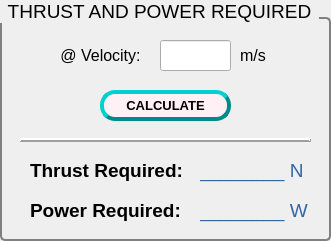
   <widget class="QGroupBox" name="thrustPowerReq_groupBox">
    <property name="geometry">
     <rect>
      <x>380</x>
      <y>150</y>
      <width>331</width>
      <height>241</height>
     </rect>
    </property>
    <property name="sizePolicy">
     <sizepolicy hsizetype="Fixed" vsizetype="Fixed">
      <horstretch>0</horstretch>
      <verstretch>0</verstretch>
     </sizepolicy>
    </property>
    <property name="styleSheet">
     <string notr="true">QGroupBox
{
		font-size: 14pt;
		border: 2px solid gray;
		border-radius: 5px;
		margin-top: 17px;
}

QGroupBox::title
{
		subcontrol-origin: margin;
		subcontrol-position: top left;
		padding: 0 5px;
}
</string>
    </property>
    <property name="title">
     <string>THRUST AND POWER REQUIRED</string>
    </property>
    <widget class="QLabel" name="thrustPowerReqVel_label">
     <property name="geometry">
      <rect>
       <x>20</x>
       <y>40</y>
       <width>161</width>
       <height>31</height>
      </rect>
     </property>
     <property name="sizePolicy">
      <sizepolicy hsizetype="Fixed" vsizetype="Fixed">
       <horstretch>0</horstretch>
       <verstretch>0</verstretch>
      </sizepolicy>
     </property>
     <property name="text">
      <string>&lt;html&gt;&lt;head/&gt;&lt;body&gt;&lt;p&gt;&lt;span style=&quot; font-size:12pt;&quot;&gt;@ Velocity:&lt;/span&gt;&lt;/p&gt;&lt;/body&gt;&lt;/html&gt;</string>
     </property>
     <property name="alignment">
      <set>Qt::AlignCenter</set>
     </property>
    </widget>
    <widget class="QLineEdit" name="thrustPowerReqVel_lineEdit">
     <property name="geometry">
      <rect>
       <x>160</x>
       <y>40</y>
       <width>71</width>
       <height>31</height>
      </rect>
     </property>
     <property name="sizePolicy">
      <sizepolicy hsizetype="Fixed" vsizetype="Fixed">
       <horstretch>0</horstretch>
       <verstretch>0</verstretch>
      </sizepolicy>
     </property>
     <property name="alignment">
      <set>Qt::AlignCenter</set>
     </property>
     <property name="cursorMoveStyle">
      <enum>Qt::LogicalMoveStyle</enum>
     </property>
     <property name="clearButtonEnabled">
      <bool>true</bool>
     </property>
    </widget>
    <widget class="QLabel" name="thrustPowerReqVelms_label">
     <property name="geometry">
      <rect>
       <x>240</x>
       <y>40</y>
       <width>31</width>
       <height>31</height>
      </rect>
     </property>
     <property name="text">
      <string>&lt;html&gt;&lt;head/&gt;&lt;body&gt;&lt;p&gt;&lt;span style=&quot; font-size:12pt;&quot;&gt;m/s&lt;/span&gt;&lt;/p&gt;&lt;/body&gt;&lt;/html&gt;</string>
     </property>
    </widget>
    <widget class="QPushButton" name="thrustPowerReqVelCalc_pushButton">
     <property name="geometry">
      <rect>
       <x>100</x>
       <y>90</y>
       <width>131</width>
       <height>31</height>
      </rect>
     </property>
     <property name="sizePolicy">
      <sizepolicy hsizetype="Fixed" vsizetype="Fixed">
       <horstretch>0</horstretch>
       <verstretch>0</verstretch>
      </sizepolicy>
     </property>
     <property name="styleSheet">
      <string notr="true">QPushButton
{
		font-weight: bold;
		font-size: 10pt;
		border-style: outset;
		border-radius: 15px;
		border-width: 4px;
		background-color: lavenderblush;
		border-color: darkcyan;
}
QPushButton::pressed
{
		font-weight: bold;
		font-size: 9pt;
		border-style: inset;
		border-radius: 15px;
		border-width: 3px;
		background-color: lavenderblush;
		border-color: green;
}</string>
     </property>
     <property name="text">
      <string>CALCULATE</string>
     </property>
    </widget>
    <widget class="Line" name="toLandingData_line_2">
     <property name="geometry">
      <rect>
       <x>20</x>
       <y>130</y>
       <width>291</width>
       <height>20</height>
      </rect>
     </property>
     <property name="sizePolicy">
      <sizepolicy hsizetype="Fixed" vsizetype="Fixed">
       <horstretch>0</horstretch>
       <verstretch>0</verstretch>
      </sizepolicy>
     </property>
     <property name="frameShadow">
      <enum>QFrame::Raised</enum>
     </property>
     <property name="lineWidth">
      <number>2</number>
     </property>
     <property name="orientation">
      <enum>Qt::Horizontal</enum>
     </property>
    </widget>
    <widget class="QLabel" name="thrustReq_label">
     <property name="geometry">
      <rect>
       <x>30</x>
       <y>150</y>
       <width>161</width>
       <height>41</height>
      </rect>
     </property>
     <property name="sizePolicy">
      <sizepolicy hsizetype="Maximum" vsizetype="Maximum">
       <horstretch>0</horstretch>
       <verstretch>0</verstretch>
      </sizepolicy>
     </property>
     <property name="styleSheet">
      <string notr="true">QLabel {font: bold 11pt Ubuntu}</string>
     </property>
     <property name="text">
      <string>&lt;html&gt;&lt;head/&gt;&lt;body&gt;&lt;p&gt;&lt;span style=&quot; font-size:14pt; font-weight:600;&quot;&gt;Thrust Required:&lt;/span&gt;&lt;/p&gt;&lt;/body&gt;&lt;/html&gt;</string>
     </property>
    </widget>
    <widget class="QLabel" name="powerReq_label">
     <property name="geometry">
      <rect>
       <x>30</x>
       <y>190</y>
       <width>161</width>
       <height>41</height>
      </rect>
     </property>
     <property name="sizePolicy">
      <sizepolicy hsizetype="Fixed" vsizetype="Fixed">
       <horstretch>0</horstretch>
       <verstretch>0</verstretch>
      </sizepolicy>
     </property>
     <property name="styleSheet">
      <string notr="true">QLabel {font: bold 11pt Ubuntu}</string>
     </property>
     <property name="text">
      <string>&lt;html&gt;&lt;head/&gt;&lt;body&gt;&lt;p&gt;&lt;span style=&quot; font-size:14pt; font-weight:600;&quot;&gt;Power Required:&lt;/span&gt;&lt;/p&gt;&lt;/body&gt;&lt;/html&gt;</string>
     </property>
    </widget>
    <widget class="QLabel" name="thrustReq_EditLabel">
     <property name="geometry">
      <rect>
       <x>200</x>
       <y>150</y>
       <width>141</width>
       <height>41</height>
      </rect>
     </property>
     <property name="sizePolicy">
      <sizepolicy hsizetype="Fixed" vsizetype="Fixed">
       <horstretch>0</horstretch>
       <verstretch>0</verstretch>
      </sizepolicy>
     </property>
     <property name="styleSheet">
      <string notr="true">QLabel 
{
		color: greergb(52, 101, 164);
		font: 11pt &quot;Ubuntu&quot;;
}</string>
     </property>
     <property name="text">
      <string>&lt;html&gt;&lt;head/&gt;&lt;body&gt;&lt;p&gt;&lt;span style=&quot; font-size:14pt; color:#3465a4;&quot;&gt;________ N&lt;/span&gt;&lt;/p&gt;&lt;/body&gt;&lt;/html&gt;</string>
     </property>
    </widget>
    <widget class="QLabel" name="powerReq_EditLabel">
     <property name="geometry">
      <rect>
       <x>200</x>
       <y>190</y>
       <width>141</width>
       <height>41</height>
      </rect>
     </property>
     <property name="sizePolicy">
      <sizepolicy hsizetype="Fixed" vsizetype="Fixed">
       <horstretch>0</horstretch>
       <verstretch>0</verstretch>
      </sizepolicy>
     </property>
     <property name="styleSheet">
      <string notr="true">QLabel 
{
		color: greergb(52, 101, 164);
		font: 11pt &quot;Ubuntu&quot;;
}</string>
     </property>
     <property name="text">
      <string>&lt;html&gt;&lt;head/&gt;&lt;body&gt;&lt;p&gt;&lt;span style=&quot; font-size:14pt; color:#3465a4;&quot;&gt;________ W&lt;/span&gt;&lt;/p&gt;&lt;/body&gt;&lt;/html&gt;</string>
     </property>
    </widget>
   </widget>
